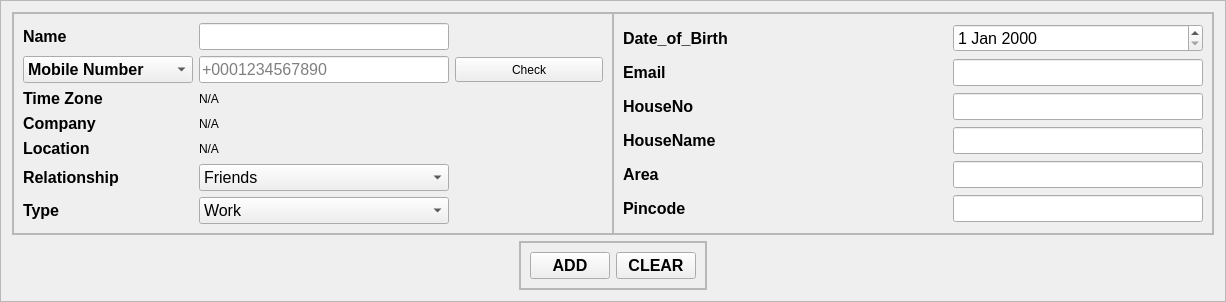
                            <widget class="QFrame" name="frame_7">
                             <property name="frameShape">
                              <enum>QFrame::StyledPanel</enum>
                             </property>
                             <property name="frameShadow">
                              <enum>QFrame::Raised</enum>
                             </property>
                             <layout class="QVBoxLayout" name="verticalLayout_12">
                              <item>
                               <widget class="QFrame" name="frame_16">
                                <property name="frameShape">
                                 <enum>QFrame::StyledPanel</enum>
                                </property>
                                <property name="frameShadow">
                                 <enum>QFrame::Raised</enum>
                                </property>
                                <layout class="QHBoxLayout" name="horizontalLayout_11">
                                 <property name="spacing">
                                  <number>0</number>
                                 </property>
                                 <property name="leftMargin">
                                  <number>0</number>
                                 </property>
                                 <property name="topMargin">
                                  <number>0</number>
                                 </property>
                                 <property name="rightMargin">
                                  <number>0</number>
                                 </property>
                                 <property name="bottomMargin">
                                  <number>0</number>
                                 </property>
                                 <item>
                                  <widget class="QFrame" name="frame_18">
                                   <property name="minimumSize">
                                    <size>
                                     <width>600</width>
                                     <height>0</height>
                                    </size>
                                   </property>
                                   <property name="maximumSize">
                                    <size>
                                     <width>600</width>
                                     <height>16777215</height>
                                    </size>
                                   </property>
                                   <property name="frameShape">
                                    <enum>QFrame::StyledPanel</enum>
                                   </property>
                                   <property name="frameShadow">
                                    <enum>QFrame::Raised</enum>
                                   </property>
                                   <layout class="QGridLayout" name="gridLayout_4">
                                    <item row="3" column="0">
                                     <widget class="QLabel" name="label_9">
                                      <property name="font">
                                       <font>
                                        <pointsize>12</pointsize>
                                        <weight>75</weight>
                                        <bold>true</bold>
                                       </font>
                                      </property>
                                      <property name="text">
                                       <string>Time Zone</string>
                                      </property>
                                     </widget>
                                    </item>
                                    <item row="5" column="0">
                                     <widget class="QLabel" name="label_19">
                                      <property name="font">
                                       <font>
                                        <pointsize>12</pointsize>
                                        <weight>75</weight>
                                        <bold>true</bold>
                                       </font>
                                      </property>
                                      <property name="text">
                                       <string>Location</string>
                                      </property>
                                     </widget>
                                    </item>
                                    <item row="4" column="1">
                                     <widget class="QLabel" name="company">
                                      <property name="text">
                                       <string>N/A</string>
                                      </property>
                                     </widget>
                                    </item>
                                    <item row="7" column="0">
                                     <widget class="QLabel" name="label_11">
                                      <property name="font">
                                       <font>
                                        <pointsize>12</pointsize>
                                        <weight>75</weight>
                                        <bold>true</bold>
                                       </font>
                                      </property>
                                      <property name="text">
                                       <string>Relationship</string>
                                      </property>
                                     </widget>
                                    </item>
                                    <item row="8" column="0">
                                     <widget class="QLabel" name="label_12">
                                      <property name="font">
                                       <font>
                                        <pointsize>12</pointsize>
                                        <weight>75</weight>
                                        <bold>true</bold>
                                       </font>
                                      </property>
                                      <property name="text">
                                       <string>Type</string>
                                      </property>
                                     </widget>
                                    </item>
                                    <item row="3" column="1">
                                     <widget class="QLabel" name="time_zone">
                                      <property name="text">
                                       <string>N/A</string>
                                      </property>
                                     </widget>
                                    </item>
                                    <item row="5" column="1">
                                     <widget class="QLabel" name="location">
                                      <property name="text">
                                       <string>N/A</string>
                                      </property>
                                     </widget>
                                    </item>
                                    <item row="0" column="0">
                                     <widget class="QLabel" name="label_8">
                                      <property name="font">
                                       <font>
                                        <pointsize>12</pointsize>
                                        <weight>75</weight>
                                        <bold>true</bold>
                                       </font>
                                      </property>
                                      <property name="text">
                                       <string>Name</string>
                                      </property>
                                     </widget>
                                    </item>
                                    <item row="4" column="0">
                                     <widget class="QLabel" name="label_14">
                                      <property name="font">
                                       <font>
                                        <pointsize>12</pointsize>
                                        <weight>75</weight>
                                        <bold>true</bold>
                                       </font>
                                      </property>
                                      <property name="text">
                                       <string>Company</string>
                                      </property>
                                     </widget>
                                    </item>
                                    <item row="2" column="1">
                                     <widget class="QLineEdit" name="i_phno">
                                      <property name="maximumSize">
                                       <size>
                                        <width>250</width>
                                        <height>16777215</height>
                                       </size>
                                      </property>
                                      <property name="font">
                                       <font>
                                        <pointsize>12</pointsize>
                                        <weight>50</weight>
                                        <bold>false</bold>
                                       </font>
                                      </property>
                                      <property name="placeholderText">
                                       <string>+0001234567890</string>
                                      </property>
                                      <property name="clearButtonEnabled">
                                       <bool>true</bool>
                                      </property>
                                     </widget>
                                    </item>
                                    <item row="2" column="2">
                                     <widget class="QPushButton" name="check">
                                      <property name="minimumSize">
                                       <size>
                                        <width>0</width>
                                        <height>25</height>
                                       </size>
                                      </property>
                                      <property name="text">
                                       <string>Check</string>
                                      </property>
                                      <property name="icon">
                                       <iconset resource="icon.qrc">
                                        <normaloff>:/icon/icons/search-185.svg</normaloff>:/icon/icons/search-185.svg</iconset>
                                      </property>
                                     </widget>
                                    </item>
                                    <item row="8" column="1">
                                     <widget class="QComboBox" name="i_type">
                                      <property name="font">
                                       <font>
                                        <pointsize>12</pointsize>
                                       </font>
                                      </property>
                                      <item>
                                       <property name="text">
                                        <string>Work</string>
                                       </property>
                                      </item>
                                      <item>
                                       <property name="text">
                                        <string>Personal</string>
                                       </property>
                                      </item>
                                     </widget>
                                    </item>
                                    <item row="7" column="1">
                                     <widget class="QComboBox" name="i_relationship">
                                      <property name="font">
                                       <font>
                                        <pointsize>12</pointsize>
                                       </font>
                                      </property>
                                      <item>
                                       <property name="text">
                                        <string>Friends</string>
                                       </property>
                                      </item>
                                      <item>
                                       <property name="text">
                                        <string>Collegues</string>
                                       </property>
                                      </item>
                                      <item>
                                       <property name="text">
                                        <string>Family</string>
                                       </property>
                                      </item>
                                      <item>
                                       <property name="text">
                                        <string>Others</string>
                                       </property>
                                      </item>
                                     </widget>
                                    </item>
                                    <item row="2" column="0">
                                     <widget class="QComboBox" name="comboBox">
                                      <property name="minimumSize">
                                       <size>
                                        <width>0</width>
                                        <height>0</height>
                                       </size>
                                      </property>
                                      <property name="maximumSize">
                                       <size>
                                        <width>16777215</width>
                                        <height>16777215</height>
                                       </size>
                                      </property>
                                      <property name="font">
                                       <font>
                                        <pointsize>12</pointsize>
                                        <weight>75</weight>
                                        <bold>true</bold>
                                       </font>
                                      </property>
                                      <item>
                                       <property name="text">
                                        <string>Mobile Number</string>
                                       </property>
                                      </item>
                                      <item>
                                       <property name="text">
                                        <string>Land Line Number</string>
                                       </property>
                                      </item>
                                     </widget>
                                    </item>
                                    <item row="0" column="1">
                                     <widget class="QLineEdit" name="i_name">
                                      <property name="maximumSize">
                                       <size>
                                        <width>250</width>
                                        <height>16777215</height>
                                       </size>
                                      </property>
                                      <property name="font">
                                       <font>
                                        <pointsize>12</pointsize>
                                        <weight>50</weight>
                                        <bold>false</bold>
                                       </font>
                                      </property>
                                      <property name="clearButtonEnabled">
                                       <bool>true</bool>
                                      </property>
                                     </widget>
                                    </item>
                                   </layout>
                                  </widget>
                                 </item>
                                 <item>
                                  <widget class="QFrame" name="frame_17">
                                   <property name="sizePolicy">
                                    <sizepolicy hsizetype="Expanding" vsizetype="Preferred">
                                     <horstretch>0</horstretch>
                                     <verstretch>0</verstretch>
                                    </sizepolicy>
                                   </property>
                                   <property name="minimumSize">
                                    <size>
                                     <width>600</width>
                                     <height>0</height>
                                    </size>
                                   </property>
                                   <property name="maximumSize">
                                    <size>
                                     <width>600</width>
                                     <height>16777215</height>
                                    </size>
                                   </property>
                                   <property name="frameShape">
                                    <enum>QFrame::StyledPanel</enum>
                                   </property>
                                   <property name="frameShadow">
                                    <enum>QFrame::Raised</enum>
                                   </property>
                                   <layout class="QGridLayout" name="gridLayout_6">
                                    <item row="6" column="1">
                                     <widget class="QLineEdit" name="i_hname">
                                      <property name="minimumSize">
                                       <size>
                                        <width>0</width>
                                        <height>0</height>
                                       </size>
                                      </property>
                                      <property name="maximumSize">
                                       <size>
                                        <width>250</width>
                                        <height>16777215</height>
                                       </size>
                                      </property>
                                      <property name="font">
                                       <font>
                                        <pointsize>12</pointsize>
                                       </font>
                                      </property>
                                      <property name="clearButtonEnabled">
                                       <bool>true</bool>
                                      </property>
                                     </widget>
                                    </item>
                                    <item row="1" column="1">
                                     <widget class="QLineEdit" name="i_email">
                                      <property name="maximumSize">
                                       <size>
                                        <width>250</width>
                                        <height>16777215</height>
                                       </size>
                                      </property>
                                      <property name="font">
                                       <font>
                                        <pointsize>12</pointsize>
                                        <weight>50</weight>
                                        <bold>false</bold>
                                       </font>
                                      </property>
                                      <property name="clearButtonEnabled">
                                       <bool>true</bool>
                                      </property>
                                     </widget>
                                    </item>
                                    <item row="6" column="0">
                                     <widget class="QLabel" name="label_24">
                                      <property name="font">
                                       <font>
                                        <pointsize>12</pointsize>
                                        <weight>75</weight>
                                        <bold>true</bold>
                                       </font>
                                      </property>
                                      <property name="text">
                                       <string>HouseName</string>
                                      </property>
                                     </widget>
                                    </item>
                                    <item row="7" column="0">
                                     <widget class="QLabel" name="label_25">
                                      <property name="font">
                                       <font>
                                        <pointsize>12</pointsize>
                                        <weight>75</weight>
                                        <bold>true</bold>
                                       </font>
                                      </property>
                                      <property name="text">
                                       <string>Area</string>
                                      </property>
                                     </widget>
                                    </item>
                                    <item row="1" column="0">
                                     <widget class="QLabel" name="label_10">
                                      <property name="font">
                                       <font>
                                        <pointsize>12</pointsize>
                                        <weight>75</weight>
                                        <bold>true</bold>
                                       </font>
                                      </property>
                                      <property name="text">
                                       <string>Email</string>
                                      </property>
                                     </widget>
                                    </item>
                                    <item row="8" column="1">
                                     <widget class="QLineEdit" name="i_pincode">
                                      <property name="minimumSize">
                                       <size>
                                        <width>0</width>
                                        <height>0</height>
                                       </size>
                                      </property>
                                      <property name="maximumSize">
                                       <size>
                                        <width>250</width>
                                        <height>16777215</height>
                                       </size>
                                      </property>
                                      <property name="font">
                                       <font>
                                        <pointsize>12</pointsize>
                                       </font>
                                      </property>
                                      <property name="clearButtonEnabled">
                                       <bool>true</bool>
                                      </property>
                                     </widget>
                                    </item>
                                    <item row="7" column="1">
                                     <widget class="QLineEdit" name="i_area">
                                      <property name="minimumSize">
                                       <size>
                                        <width>0</width>
                                        <height>0</height>
                                       </size>
                                      </property>
                                      <property name="maximumSize">
                                       <size>
                                        <width>250</width>
                                        <height>16777215</height>
                                       </size>
                                      </property>
                                      <property name="font">
                                       <font>
                                        <pointsize>12</pointsize>
                                       </font>
                                      </property>
                                      <property name="clearButtonEnabled">
                                       <bool>true</bool>
                                      </property>
                                     </widget>
                                    </item>
                                    <item row="5" column="1">
                                     <widget class="QLineEdit" name="i_hno">
                                      <property name="minimumSize">
                                       <size>
                                        <width>0</width>
                                        <height>0</height>
                                       </size>
                                      </property>
                                      <property name="maximumSize">
                                       <size>
                                        <width>250</width>
                                        <height>16777215</height>
                                       </size>
                                      </property>
                                      <property name="font">
                                       <font>
                                        <pointsize>12</pointsize>
                                       </font>
                                      </property>
                                      <property name="clearButtonEnabled">
                                       <bool>true</bool>
                                      </property>
                                     </widget>
                                    </item>
                                    <item row="5" column="0">
                                     <widget class="QLabel" name="label_23">
                                      <property name="font">
                                       <font>
                                        <pointsize>12</pointsize>
                                        <weight>75</weight>
                                        <bold>true</bold>
                                       </font>
                                      </property>
                                      <property name="text">
                                       <string>HouseNo</string>
                                      </property>
                                     </widget>
                                    </item>
                                    <item row="8" column="0">
                                     <widget class="QLabel" name="label_28">
                                      <property name="font">
                                       <font>
                                        <pointsize>12</pointsize>
                                        <weight>75</weight>
                                        <bold>true</bold>
                                       </font>
                                      </property>
                                      <property name="text">
                                       <string>Pincode</string>
                                      </property>
                                     </widget>
                                    </item>
                                    <item row="0" column="0">
                                     <widget class="QLabel" name="label_59">
                                      <property name="font">
                                       <font>
                                        <pointsize>12</pointsize>
                                        <weight>75</weight>
                                        <bold>true</bold>
                                       </font>
                                      </property>
                                      <property name="text">
                                       <string>Date_of_Birth</string>
                                      </property>
                                     </widget>
                                    </item>
                                    <item row="0" column="1">
                                     <widget class="QDateEdit" name="i_dob">
                                      <property name="font">
                                       <font>
                                        <pointsize>12</pointsize>
                                        <weight>50</weight>
                                        <bold>false</bold>
                                       </font>
                                      </property>
                                     </widget>
                                    </item>
                                   </layout>
                                  </widget>
                                 </item>
                                </layout>
                               </widget>
                              </item>
                              <item alignment="Qt::AlignHCenter">
                               <widget class="QFrame" name="frame_9">
                                <property name="frameShape">
                                 <enum>QFrame::StyledPanel</enum>
                                </property>
                                <property name="frameShadow">
                                 <enum>QFrame::Raised</enum>
                                </property>
                                <layout class="QHBoxLayout" name="horizontalLayout_3">
                                 <property name="spacing">
                                  <number>0</number>
                                 </property>
                                 <property name="leftMargin">
                                  <number>0</number>
                                 </property>
                                 <property name="topMargin">
                                  <number>0</number>
                                 </property>
                                 <property name="rightMargin">
                                  <number>0</number>
                                 </property>
                                 <property name="bottomMargin">
                                  <number>0</number>
                                 </property>
                                 <item>
                                  <widget class="QFrame" name="frame_23">
                                   <property name="frameShape">
                                    <enum>QFrame::StyledPanel</enum>
                                   </property>
                                   <property name="frameShadow">
                                    <enum>QFrame::Raised</enum>
                                   </property>
                                   <layout class="QHBoxLayout" name="horizontalLayout_4">
                                    <item>
                                     <widget class="QPushButton" name="i_add">
                                      <property name="font">
                                       <font>
                                        <pointsize>12</pointsize>
                                        <weight>75</weight>
                                        <bold>true</bold>
                                       </font>
                                      </property>
                                      <property name="text">
                                       <string>ADD</string>
                                      </property>
                                     </widget>
                                    </item>
                                    <item>
                                     <widget class="QPushButton" name="i_clear_btn">
                                      <property name="font">
                                       <font>
                                        <pointsize>12</pointsize>
                                        <weight>75</weight>
                                        <bold>true</bold>
                                       </font>
                                      </property>
                                      <property name="text">
                                       <string>CLEAR</string>
                                      </property>
                                     </widget>
                                    </item>
                                   </layout>
                                  </widget>
                                 </item>
                                </layout>
                               </widget>
                              </item>
                             </layout>
                            </widget>
